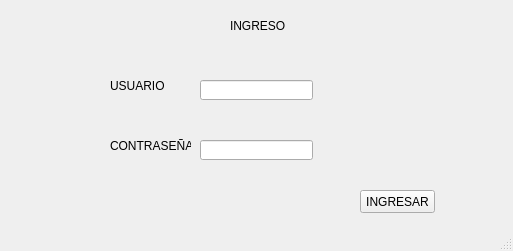
<?xml version="1.0" encoding="UTF-8"?>
<ui version="4.0">
 <class>VentanaPrincipal</class>
 <widget class="QMainWindow" name="VentanaPrincipal">
  <property name="geometry">
   <rect>
    <x>0</x>
    <y>0</y>
    <width>513</width>
    <height>251</height>
   </rect>
  </property>
  <property name="windowTitle">
   <string>MainWindow</string>
  </property>
  <widget class="QWidget" name="centralwidget">
   <widget class="QLabel" name="label">
    <property name="geometry">
     <rect>
      <x>230</x>
      <y>10</y>
      <width>61</width>
      <height>31</height>
     </rect>
    </property>
    <property name="text">
     <string>INGRESO</string>
    </property>
   </widget>
   <widget class="QLabel" name="lblusuario">
    <property name="geometry">
     <rect>
      <x>110</x>
      <y>70</y>
      <width>81</width>
      <height>31</height>
     </rect>
    </property>
    <property name="text">
     <string>USUARIO</string>
    </property>
   </widget>
   <widget class="QLabel" name="lblpass">
    <property name="geometry">
     <rect>
      <x>110</x>
      <y>130</y>
      <width>81</width>
      <height>31</height>
     </rect>
    </property>
    <property name="text">
     <string>CONTRASEÑA</string>
    </property>
   </widget>
   <widget class="QPushButton" name="btningresar">
    <property name="geometry">
     <rect>
      <x>360</x>
      <y>190</y>
      <width>75</width>
      <height>23</height>
     </rect>
    </property>
    <property name="text">
     <string>INGRESAR</string>
    </property>
   </widget>
   <widget class="QLineEdit" name="txtusuario">
    <property name="geometry">
     <rect>
      <x>200</x>
      <y>80</y>
      <width>113</width>
      <height>20</height>
     </rect>
    </property>
   </widget>
   <widget class="QLineEdit" name="txtpass">
    <property name="geometry">
     <rect>
      <x>200</x>
      <y>140</y>
      <width>113</width>
      <height>20</height>
     </rect>
    </property>
   </widget>
  </widget>
  <widget class="QStatusBar" name="statusbar"/>
 </widget>
 <resources/>
 <connections/>
</ui>
